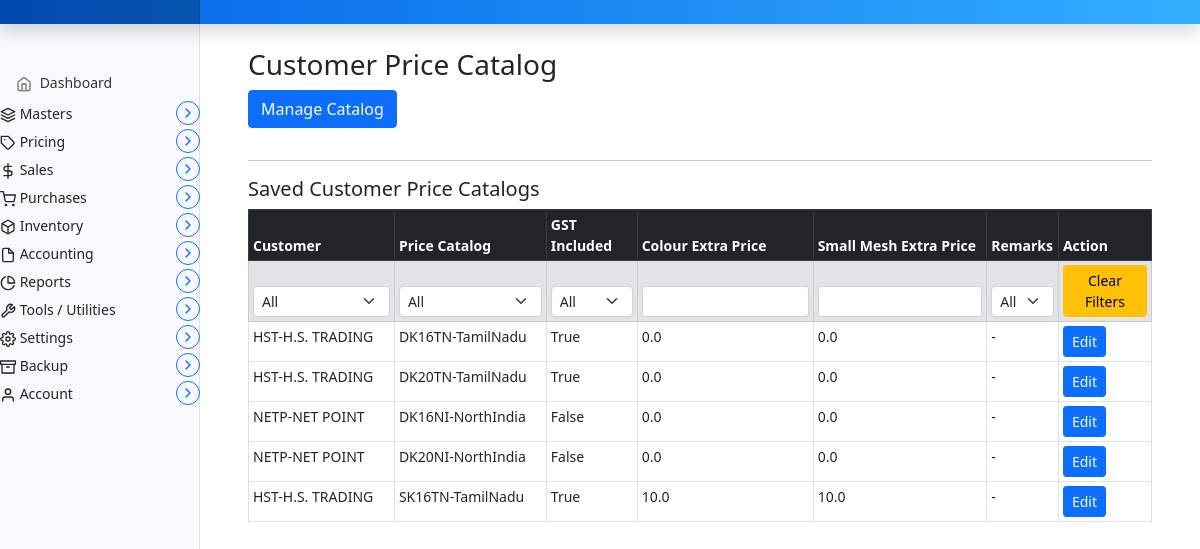
Page /invoice/customer-price-catalog/ (signed in) on the earlier database version.
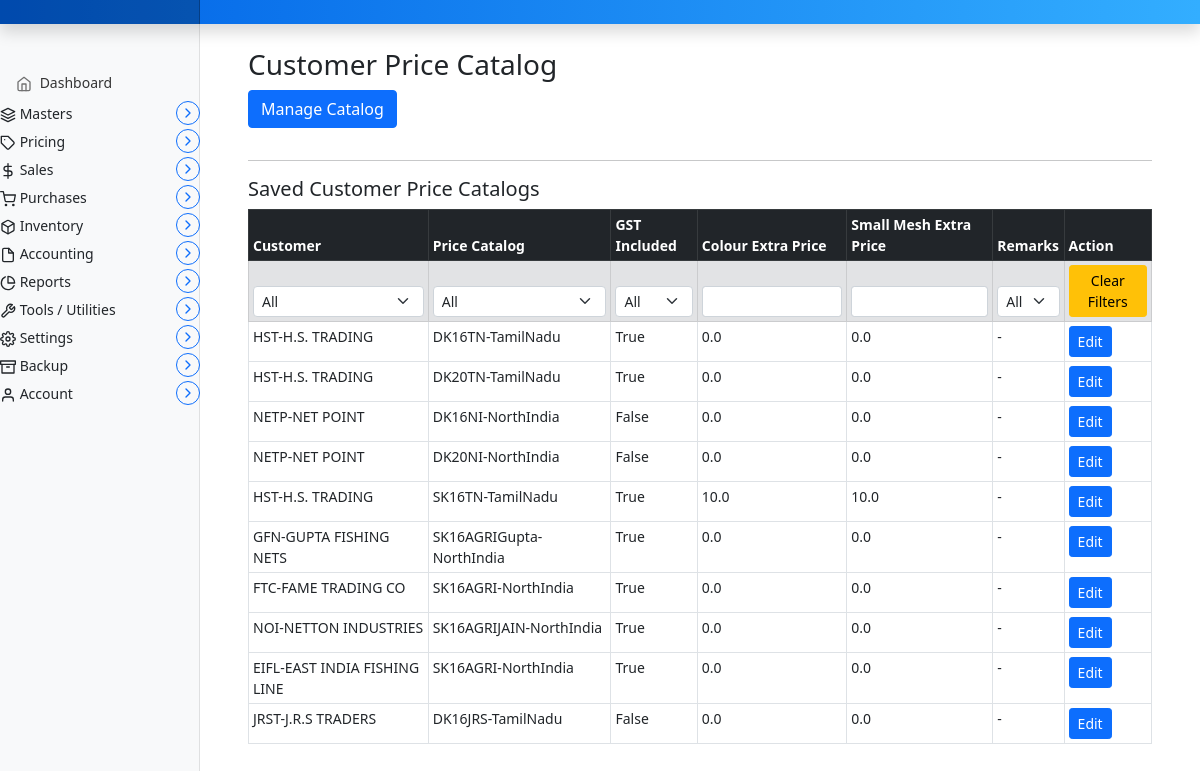
Same page on the later database version.
### marania_invoice_app/models.py (models this page shows, shortened)
class CustomerPriceCatalog(models.Model):
    customer = models.ForeignKey(
         Parties,
         to_field='code',
         on_delete=models.DO_NOTHING,
         related_name='customer_items',
         db_constraint=False,
     )
    price_catalog =  models.ForeignKey(
         PriceCatalog,
         on_delete=models.DO_NOTHING,
         related_name='price_catalog_items',
         db_constraint=False,
     )
    price_code  = models.TextField(blank=True, null=True)
    gst_included = models.BooleanField(default=False)
    colour_extra_price = models.FloatField(default=0)
    small_mesh_size_extra_price = models.FloatField(default=0)
    remark = models.TextField(blank=True, null=True)

class Parties(models.Model):
    code = models.CharField(max_length=50, unique=True, primary_key=True)
    name = models.CharField(max_length=255)
    gst = models.CharField(max_length=20, blank=True, null=True)
    phone = models.CharField(max_length=50, blank=True, null=True)
    email = models.EmailField(blank=True, null=True)
    address_bill_to = models.TextField(blank=True, null=True)
    address_ship_to = models.TextField(blank=True, null=True)
    is_within_state = models.BooleanField(default=True)
    roles = models.ManyToManyField('PartyRole', blank=True, db_constraint=False)
    created_at = models.DateTimeField(auto_now_add=True)   # automatically set on creation
    updated_at = models.DateTimeField(auto_now=True)       # automatically set on update
    def __str__(self):
        return f"{self.code}-{self.name}"

class PriceCatalog(models.Model):
    product = models.ForeignKey(
        Product,
        to_field="code",
        on_delete=models.DO_NOTHING,
        related_name='pricecatalogs',
        db_constraint=False,   # ⭐ KEY LINE
        null=True,
        blank=True,
    )
    sequence_id = models.PositiveIntegerField()
    code = models.CharField(max_length=50)
    customer_group = models.CharField(max_length=100)
    mesh_size_start = models.CharField(max_length=5)
    mesh_size_end = models.CharField(max_length=5)
    price = models.DecimalField(max_digits=10, decimal_places=2)
    is_active = models.BooleanField(default=True)
    note = models.TextField(blank=True, null=True)
    created_at = models.DateTimeField(auto_now_add=True)
    updated_at = models.DateTimeField(auto_now=True)
    def __str__(self):
        return f"{self.code}-{self.customer_group}"

### marania_invoice_app/views.py (the view, shortened to what this page needs)
# urls.py: path('customer-price-catalog/', views.customer_price_catalog, name='customer_price_catalog'),
@login_required
def customer_price_catalog(request):
    customers = Parties.objects.all()
    unique_price_catalogs = list({ pc.code +"-"+pc.customer_group   for pc in PriceCatalog.objects.all()})
    price_catalogs = []
    for unique_price_catalog in unique_price_catalogs:
        price_code = get_first_part(unique_price_catalog)
        price_catalogs.append(PriceCatalog.objects.filter(code=price_code).first())
    catalogs = CustomerPriceCatalog.objects.all()
    for c in catalogs:
        if not c.remark or c.remark.strip() == "":
            c.remark = "-"
        c.price_catalog  = get_price_catalog_object_from_price_code(c.price_code)
    unique_customers = list({str(c.customer) for c in catalogs})
    unique_item_code_customer = []
    for c in catalogs:
        price_catalog_object =  get_price_catalog_object_from_price_code(c.price_code)
        unique_item_code_customer.append(str(price_catalog_object))
    unique_gst_included = list({str(c.gst_included) for c in catalogs})
    unique_remarks = list({str(c.remark) for c in catalogs})
    return render(request, "marania_invoice_app/customer_price_catalog.html", {
        "customers": customers,
        "price_catalogs": price_catalogs,
        "catalogs": catalogs,
        "unique_customers": unique_customers,
        "unique_item_code_customer": unique_item_code_customer,
        "unique_gst_included": unique_gst_included,
        "unique_remarks": unique_remarks,
    })

### marania_invoice_app/views.py (called while the page is built)
def get_first_part(value):
    if not value:
        return ""
    return value.split("-", 1)[0]

def get_price_catalog_object_from_price_code(price_code):
    price_catalog = (
        PriceCatalog.objects
        .filter(code=price_code, is_active=True)
        .select_related("product")
        .first()
    )
    return price_catalog

### templates/marania_invoice_app/customer_price_catalog.html (shortened to what this page needs)
{% extends 'partials/base.html' %}
{% load static %}
{% block main %}
<main class="col-md-9 ms-sm-auto col-lg-10 px-md-4">
  <div class="container my-4">
    <h3>Customer Price Catalog</h3>
    <button class="btn btn-primary mb-3" type="button" data-bs-toggle="collapse" data-bs-target="#catalogForm">Manage Catalog</button>
    <hr>
    <h5>Saved Customer Price Catalogs</h5>
    {% if catalogs %}
    <div class="table-responsive">
      <table class="table table-bordered table-hover table-sm">
        <thead class="table-dark">
          <tr>
            <th>Customer</th>
            <th>Price Catalog</th>
            <th>GST Included</th>
            <th>Colour Extra Price</th>
            <th>Small Mesh Extra Price</th>
            <th>Remarks</th>
            <th>Action</th>
          </tr>
          <tr class="table-secondary">
            <th>
              <select class="form-select form-select-sm column-filter" data-col="0">
                <option value="">All</option>
              </select>
            </th>
            <th>
              <select class="form-select form-select-sm column-filter" data-col="1">
                <option value="">All</option>
              </select>
            </th>
            <th>
              <select class="form-select form-select-sm column-filter" data-col="2">
                <option value="">All</option>
              </select>
            </th>
            <th><input type="text" class="form-control form-control-sm column-filter" data-col="3"></th>
            <th><input type="text" class="form-control form-control-sm column-filter" data-col="4"></th>
            <th>
              <select class="form-select form-select-sm column-filter" data-col="5">
                <option value="">All</option>
              </select>
            </th>
            <th>
               <button type="button" id="clear-filters" class="btn btn-warning btn-sm">
                Clear Filters
              </button>
            </th>
          </tr>
        </thead>
        <tbody>
          {% for cat in catalogs %}
          <tr>
            <td>{{ cat.customer }}</td>
            <td>{{ cat.price_catalog }}</td>
            <td>{{ cat.gst_included }}</td>
            <td>{{ cat.colour_extra_price }}</td>
            <td>{{ cat.small_mesh_size_extra_price }}</td>
            <td>{{ cat.remark }}</td>
            <td>
              <button class="btn btn-primary btn-sm load-catalog" data-id="{{ cat.id }}">Edit</button>
            </td>
          </tr>
          {% endfor %}
        </tbody>
      </table>
    </div>
    {% else %}
      <p class="text-muted">No catalogs found.</p>
    {% endif %}
  </div>
</main>
{% endblock %}

Differences in the rows shown:
added CustomerPriceCatalog: customer "GFN-GUPTA FISHING NETS", price_catalog "SK16AGRIGupta-NorthIndia", gst_included "True", colour_extra_price "0.0", small_mesh_size_extra_price "0.0", remark "-"
added CustomerPriceCatalog: customer "FTC-FAME TRADING CO", price_catalog "SK16AGRI-NorthIndia", gst_included "True", colour_extra_price "0.0", small_mesh_size_extra_price "0.0", remark "-"
added CustomerPriceCatalog: customer "NOI-NETTON INDUSTRIES", price_catalog "SK16AGRIJAIN-NorthIndia", gst_included "True", colour_extra_price "0.0", small_mesh_size_extra_price "0.0", remark "-"
added CustomerPriceCatalog: customer "EIFL-EAST INDIA FISHING LINE", price_catalog "SK16AGRI-NorthIndia", gst_included "True", colour_extra_price "0.0", small_mesh_size_extra_price "0.0", remark "-"
added CustomerPriceCatalog: customer "JRST-J.R.S TRADERS", price_catalog "DK16JRS-TamilNadu", gst_included "False", colour_extra_price "0.0", small_mesh_size_extra_price "0.0", remark "-"
